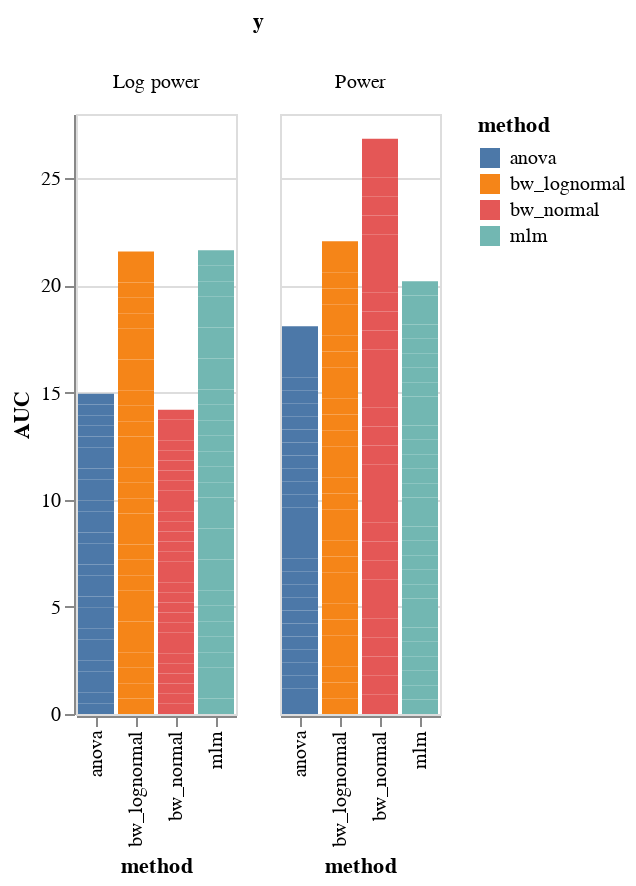
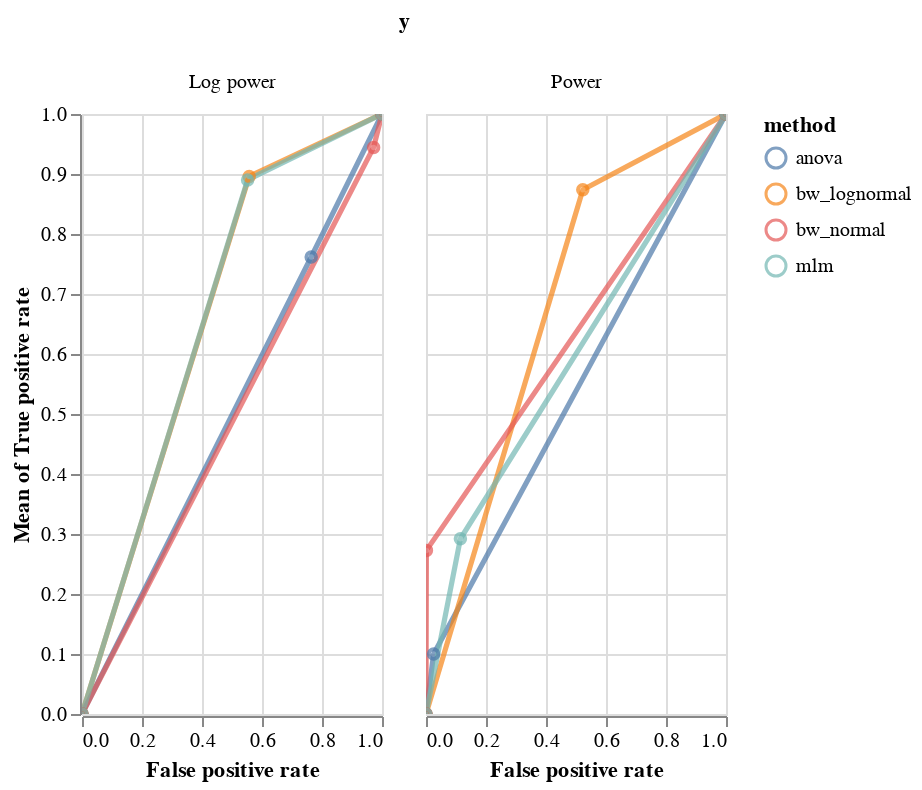

Notebook source saved alongside these figures, in order:
### Code cell
df = model_comparison.make_roc_auc(res, binary=True, groups=('method', 'y'))
bars, roc = model_comparison.plot_roc(df)
bars.facet(column='y').properties().display()
roc.facet(column='y').properties()

### Figure 1 — Vega-Lite specification as saved in the notebook (floating-point values rounded to 4 significant figures; data arrays with more than 128 entries replaced by an {"elided": "..."} marker saying what was removed)
{"config": {"view": {"continuousWidth": 400, "continuousHeight": 300}}, "data": {"name": "data-508293e8b4c8c0c10dbce1d7a14b7fb2"}, "facet": {"column": {"type": "nominal", "field": "y"}}, "spec": {"mark": "bar", "encoding": {"color": {"type": "nominal", "field": "method"}, "x": {"type": "nominal", "field": "method"}, "y": {"type": "quantitative", "field": "AUC"}}, "selection": {"selector010": {"type": "interval", "bind": "scales", "encodings": ["x", "y"]}}}, "$schema": "https://vega.github.io/schema/vega-lite/v4.8.1.json", "datasets": {"data-508293e8b4c8c0c10dbce1d7a14b7fb2": {"elided": "240 records"}}}

### Figure 2 — Vega-Lite specification as saved in the notebook (floating-point values rounded to 4 significant figures; data arrays with more than 128 entries replaced by an {"elided": "..."} marker saying what was removed)
{"config": {"view": {"continuousWidth": 400, "continuousHeight": 300}}, "data": {"name": "data-508293e8b4c8c0c10dbce1d7a14b7fb2"}, "facet": {"column": {"type": "nominal", "field": "y"}}, "spec": {"layer": [{"mark": {"type": "line", "opacity": 0.7, "size": 2.6}, "encoding": {"color": {"type": "nominal", "field": "method"}, "x": {"type": "quantitative", "field": "False positive rate"}, "y": {"type": "quantitative", "aggregate": "mean", "field": "True positive rate"}}, "selection": {"selector009": {"type": "interval", "bind": "scales", "encodings": ["x", "y"]}}}, {"mark": {"type": "point", "opacity": 0.7, "size": 22.6}, "encoding": {"color": {"type": "nominal", "field": "method"}, "x": {"type": "quantitative", "field": "False positive rate"}, "y": {"type": "quantitative", "aggregate": "mean", "field": "True positive rate"}}}], "width": 150}, "$schema": "https://vega.github.io/schema/vega-lite/v4.8.1.json", "datasets": {"data-508293e8b4c8c0c10dbce1d7a14b7fb2": {"elided": "240 records"}}}
